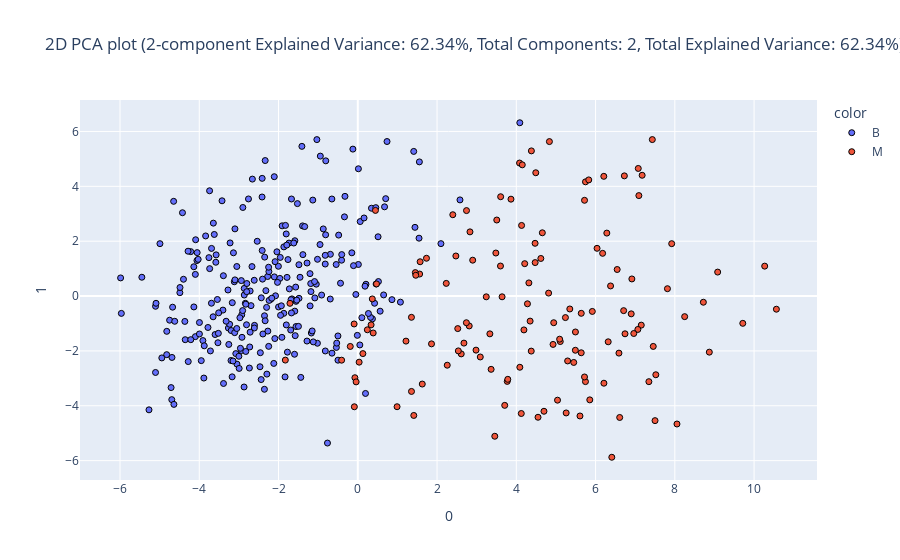

The notebook cell this image was saved under:
### Code cell
_, pca2d_train_df, _, pca2d_test_df = eda.dimensionality_reduction(train_df, test_df, identifier=id_features, categorical=categorical_features, continuous=continuous_features, target="Diagnosis", method="pca", plot_type="2d", components=2)

### Figure 1 — Plotly figure (JSON) as saved in the notebook; plotly's stock layout.template omitted (floating-point values rounded to 4 significant figures; data arrays with more than 128 entries replaced by an {"elided": "..."} marker saying what was removed)
{"data": [{"hovertemplate": "color=B<br>0=%{x}<br>1=%{y}<extra></extra>", "legendgroup": "B", "marker": {"color": "#636efa", "line": {"color": "Black", "width": 1}, "opacity": 1, "symbol": "circle"}, "mode": "markers", "name": "B", "orientation": "v", "showlegend": true, "type": "scatter", "x": {"elided": "272 float values"}, "xaxis": "x", "y": {"elided": "272 float values"}, "yaxis": "y"}, {"hovertemplate": "color=M<br>0=%{x}<br>1=%{y}<extra></extra>", "legendgroup": "M", "marker": {"color": "#EF553B", "line": {"color": "Black", "width": 1}, "opacity": 1, "symbol": "circle"}, "mode": "markers", "name": "M", "orientation": "v", "showlegend": true, "type": "scatter", "x": {"elided": "136 float values"}, "xaxis": "x", "y": {"elided": "136 float values"}, "yaxis": "y"}], "layout": {"legend": {"title": {"text": "color"}, "tracegroupgap": 0}, "title": {"text": "2D PCA plot (2-component Explained Variance: 62.34%, Total Components: 2, Total Explained Variance: 62.34%)"}, "xaxis": {"anchor": "y", "domain": [0, 1], "title": {"text": "0"}}, "yaxis": {"anchor": "x", "domain": [0, 1], "title": {"text": "1"}}}}
